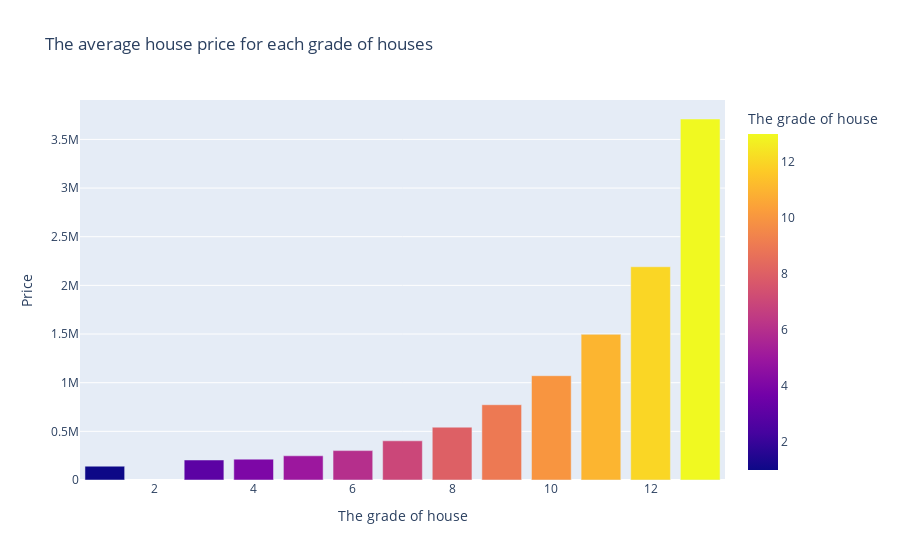

Write notebook code for a chart like this one.
### Markdown cell above
### Average house price for each grade

### Code cell
grade_price_df = pd.DataFrame({'The grade of house' : sorted(data['grade'].unique()),
                                'Price' : data.groupby('grade')['price'].mean()})
fig = px.bar(grade_price_df, x='The grade of house', y='Price', color='The grade of house',
             title='The average house price for each grade of houses')
fig.show()

### Figure 1 — Plotly figure (JSON) as saved in the notebook; plotly's stock layout.template omitted (floating-point values rounded to 4 significant figures)
{"data": [{"alignmentgroup": "True", "hovertemplate": "The grade of house=%{marker.color}<br>Price=%{y}<extra></extra>", "legendgroup": "", "marker": {"color": [1, 3, 4, 5, 6, 7, 8, 9, 10, 11, 12, 13], "coloraxis": "coloraxis", "pattern": {"shape": ""}}, "name": "", "offsetgroup": "", "orientation": "v", "showlegend": false, "textposition": "auto", "type": "bar", "x": [1, 3, 4, 5, 6, 7, 8, 9, 10, 11, 12, 13], "xaxis": "x", "y": [142000, 205700.0, 214400.0, 248500.0, 301900.0, 402600.0, 542800.0, 773500.0, 1072000.0, 1497000.0, 2191222, 3710000.0], "yaxis": "y"}], "layout": {"barmode": "relative", "coloraxis": {"colorbar": {"title": {"text": "The grade of house"}}, "colorscale": [[0, "#0d0887"], [0.1111, "#46039f"], [0.2222, "#7201a8"], [0.3333, "#9c179e"], [0.4444, "#bd3786"], [0.5556, "#d8576b"], [0.6667, "#ed7953"], [0.7778, "#fb9f3a"], [0.8889, "#fdca26"], [1, "#f0f921"]]}, "legend": {"tracegroupgap": 0}, "title": {"text": "The average house price for each grade of houses"}, "xaxis": {"anchor": "y", "domain": [0, 1], "title": {"text": "The grade of house"}}, "yaxis": {"anchor": "x", "domain": [0, 1], "title": {"text": "Price"}}}}
